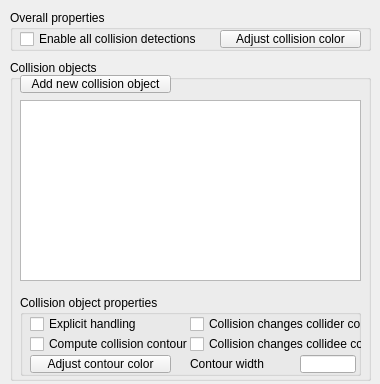
<?xml version="1.0" encoding="UTF-8"?>
<ui version="4.0">
 <class>CQDlgCollisions</class>
 <widget class="QDialog" name="CQDlgCollisions">
  <property name="geometry">
   <rect>
    <x>0</x>
    <y>0</y>
    <width>380</width>
    <height>384</height>
   </rect>
  </property>
  <property name="windowTitle">
   <string>Collisions</string>
  </property>
  <property name="locale">
   <locale language="English" country="UnitedStates"/>
  </property>
  <widget class="QGroupBox" name="groupBox">
   <property name="geometry">
    <rect>
     <x>10</x>
     <y>10</y>
     <width>361</width>
     <height>41</height>
    </rect>
   </property>
   <property name="title">
    <string>Overall properties</string>
   </property>
   <property name="flat">
    <bool>true</bool>
   </property>
   <widget class="QCheckBox" name="qqEnableAll">
    <property name="geometry">
     <rect>
      <x>10</x>
      <y>20</y>
      <width>191</width>
      <height>18</height>
     </rect>
    </property>
    <property name="focusPolicy">
     <enum>Qt::StrongFocus</enum>
    </property>
    <property name="text">
     <string>Enable all collision detections</string>
    </property>
   </widget>
   <widget class="QToolButton" name="qqCollisionColor">
    <property name="geometry">
     <rect>
      <x>210</x>
      <y>20</y>
      <width>141</width>
      <height>18</height>
     </rect>
    </property>
    <property name="focusPolicy">
     <enum>Qt::StrongFocus</enum>
    </property>
    <property name="text">
     <string>Adjust collision color</string>
    </property>
   </widget>
  </widget>
  <widget class="QGroupBox" name="groupBox_2">
   <property name="geometry">
    <rect>
     <x>10</x>
     <y>60</y>
     <width>361</width>
     <height>321</height>
    </rect>
   </property>
   <property name="title">
    <string>Collision objects</string>
   </property>
   <property name="flat">
    <bool>true</bool>
   </property>
   <widget class="QListWidget" name="qqCollisionList">
    <property name="geometry">
     <rect>
      <x>10</x>
      <y>40</y>
      <width>341</width>
      <height>181</height>
     </rect>
    </property>
    <property name="editTriggers">
     <set>QAbstractItemView::DoubleClicked|QAbstractItemView::EditKeyPressed|QAbstractItemView::SelectedClicked</set>
    </property>
    <property name="alternatingRowColors">
     <bool>false</bool>
    </property>
   </widget>
   <widget class="QGroupBox" name="groupBox_3">
    <property name="geometry">
     <rect>
      <x>10</x>
      <y>235</y>
      <width>341</width>
      <height>81</height>
     </rect>
    </property>
    <property name="title">
     <string>Collision object properties</string>
    </property>
    <property name="flat">
     <bool>true</bool>
    </property>
    <widget class="QCheckBox" name="qqColliderColorChanges">
     <property name="geometry">
      <rect>
       <x>170</x>
       <y>20</y>
       <width>181</width>
       <height>18</height>
      </rect>
     </property>
     <property name="focusPolicy">
      <enum>Qt::StrongFocus</enum>
     </property>
     <property name="text">
      <string>Collision changes collider color</string>
     </property>
    </widget>
    <widget class="QCheckBox" name="qqComputeContour">
     <property name="geometry">
      <rect>
       <x>10</x>
       <y>40</y>
       <width>161</width>
       <height>18</height>
      </rect>
     </property>
     <property name="focusPolicy">
      <enum>Qt::StrongFocus</enum>
     </property>
     <property name="text">
      <string>Compute collision contour</string>
     </property>
    </widget>
    <widget class="QLabel" name="label">
     <property name="geometry">
      <rect>
       <x>170</x>
       <y>60</y>
       <width>101</width>
       <height>18</height>
      </rect>
     </property>
     <property name="text">
      <string>Contour width</string>
     </property>
    </widget>
    <widget class="QToolButton" name="qqAdjustContourColor">
     <property name="geometry">
      <rect>
       <x>10</x>
       <y>60</y>
       <width>141</width>
       <height>18</height>
      </rect>
     </property>
     <property name="focusPolicy">
      <enum>Qt::StrongFocus</enum>
     </property>
     <property name="text">
      <string>Adjust contour color</string>
     </property>
    </widget>
    <widget class="QCheckBox" name="qqExplicitHandling">
     <property name="geometry">
      <rect>
       <x>10</x>
       <y>20</y>
       <width>161</width>
       <height>18</height>
      </rect>
     </property>
     <property name="focusPolicy">
      <enum>Qt::StrongFocus</enum>
     </property>
     <property name="text">
      <string>Explicit handling</string>
     </property>
    </widget>
    <widget class="QLineEdit" name="qqContourWidth">
     <property name="geometry">
      <rect>
       <x>280</x>
       <y>60</y>
       <width>56</width>
       <height>18</height>
      </rect>
     </property>
    </widget>
    <widget class="QCheckBox" name="qqCollideeColorChanges">
     <property name="geometry">
      <rect>
       <x>170</x>
       <y>40</y>
       <width>181</width>
       <height>18</height>
      </rect>
     </property>
     <property name="focusPolicy">
      <enum>Qt::StrongFocus</enum>
     </property>
     <property name="text">
      <string>Collision changes collidee color</string>
     </property>
    </widget>
   </widget>
   <widget class="QToolButton" name="qqAddNewObject">
    <property name="geometry">
     <rect>
      <x>10</x>
      <y>15</y>
      <width>151</width>
      <height>18</height>
     </rect>
    </property>
    <property name="focusPolicy">
     <enum>Qt::StrongFocus</enum>
    </property>
    <property name="text">
     <string>Add new collision object</string>
    </property>
   </widget>
  </widget>
 </widget>
 <tabstops>
  <tabstop>qqEnableAll</tabstop>
  <tabstop>qqCollisionColor</tabstop>
  <tabstop>qqAddNewObject</tabstop>
  <tabstop>qqCollisionList</tabstop>
  <tabstop>qqExplicitHandling</tabstop>
  <tabstop>qqColliderColorChanges</tabstop>
  <tabstop>qqComputeContour</tabstop>
  <tabstop>qqCollideeColorChanges</tabstop>
  <tabstop>qqAdjustContourColor</tabstop>
  <tabstop>qqContourWidth</tabstop>
 </tabstops>
 <resources/>
 <connections/>
</ui>
